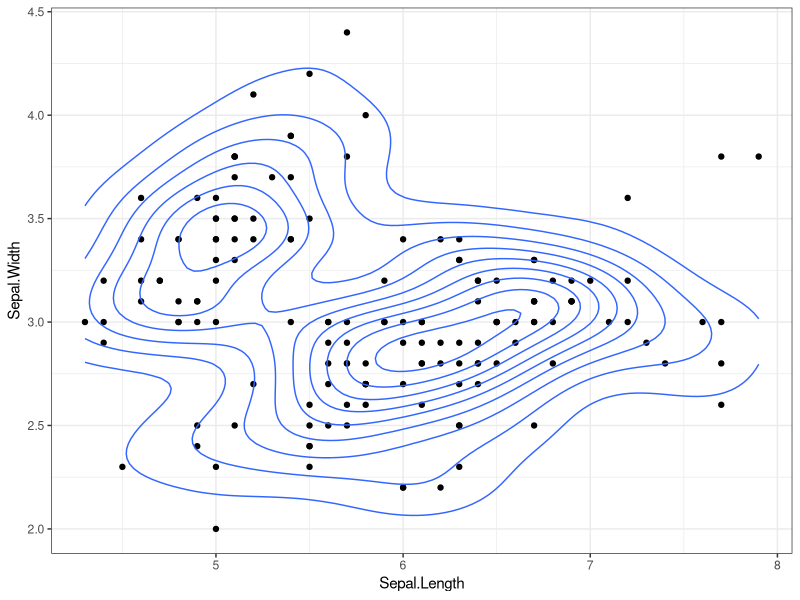
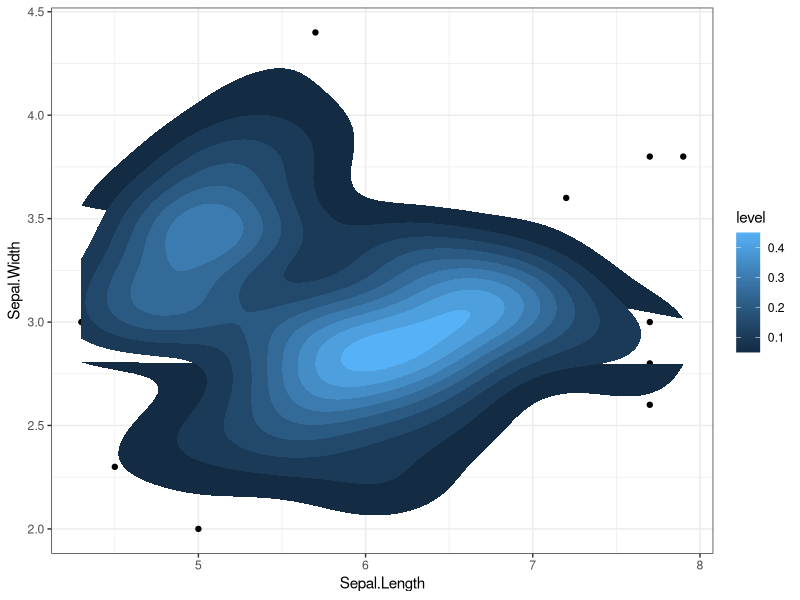
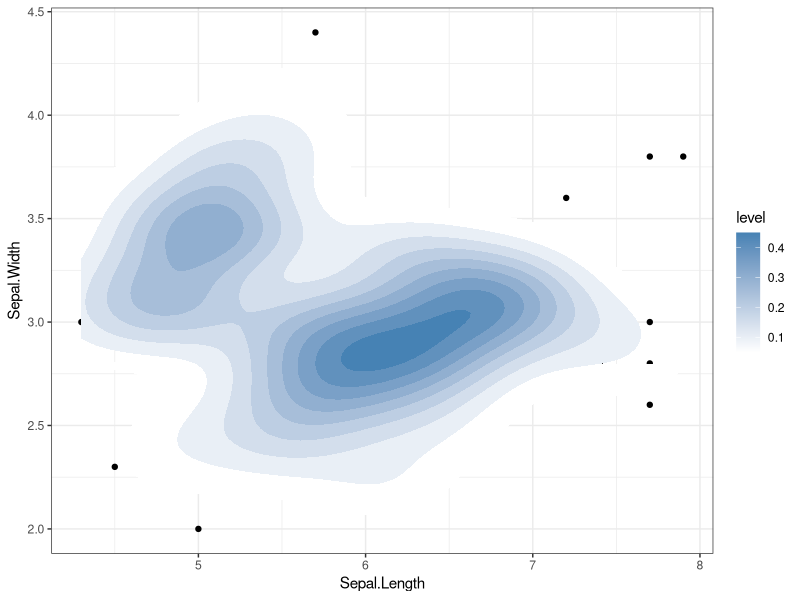
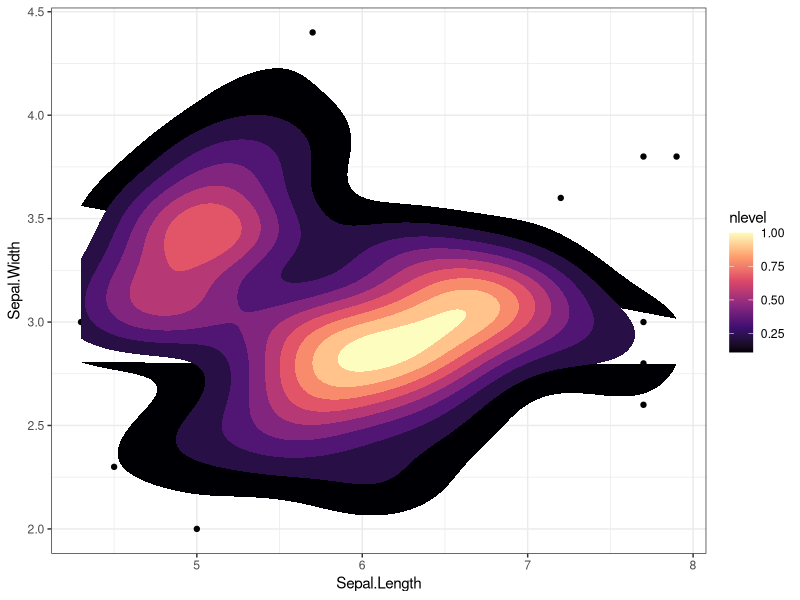
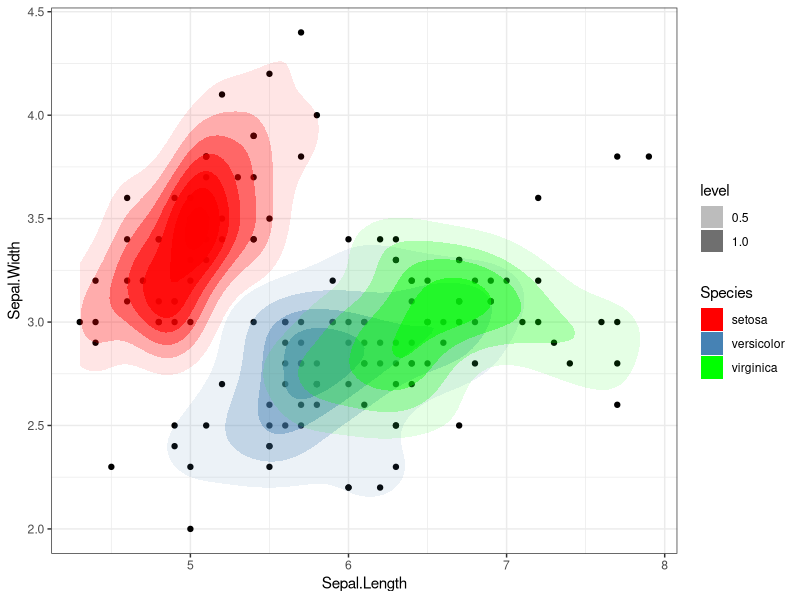
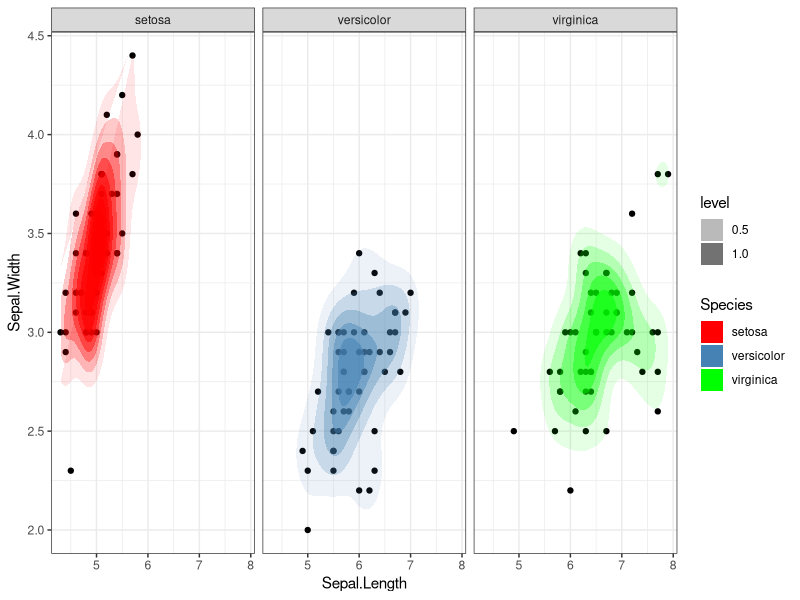
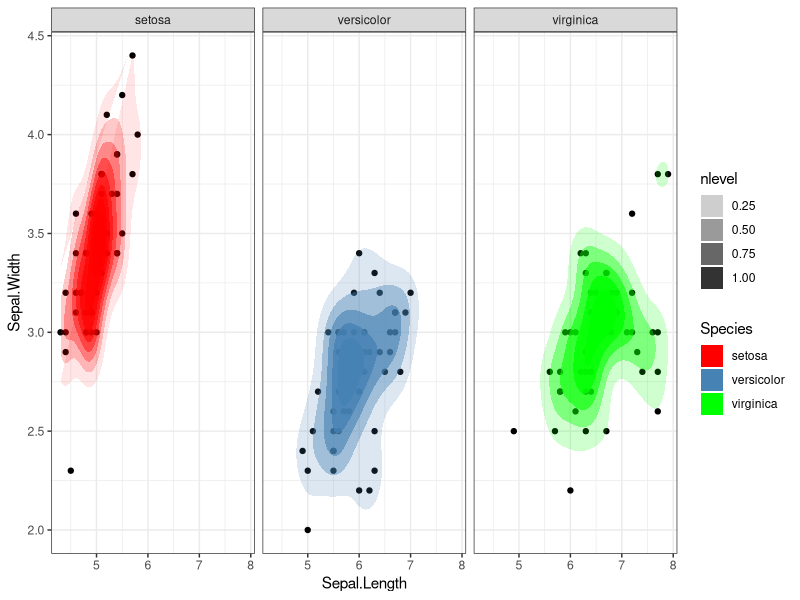
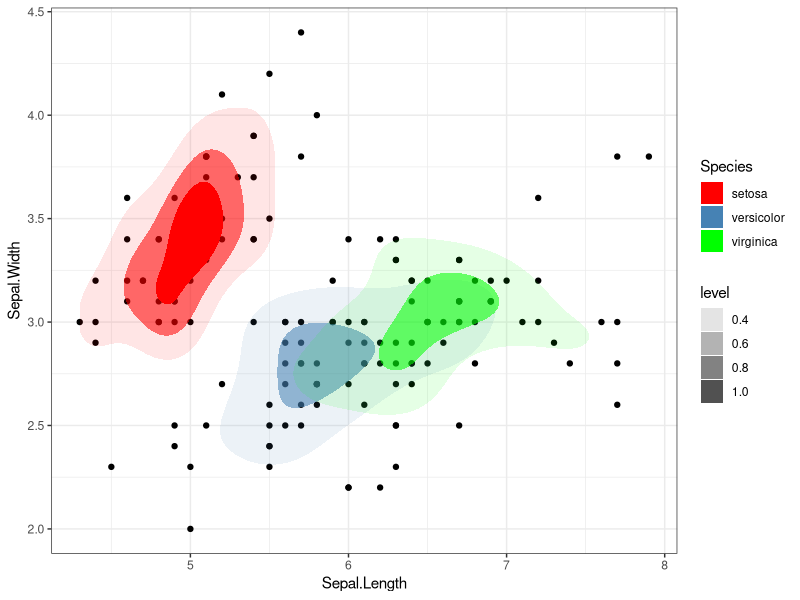

Generate these figures, in order, with R: (Note: this script raises an error after producing the figures.)
#
#
#
#
#
#
#
#
#
#
knitr::opts_chunk$set(
    # fig.width = 6, 
    # fig.height = 3.8,
    fig.align = "center", 
    # fig.retina = 3,
    out.width = "100%", 
    collapse = TRUE
)
#
#
#
library(ggpubr)
library(MASS)
library(viridis)
library(patchwork)
library(tidyverse)
#
#
#
### Add 2d density estimation
plot_data <- iris |> mutate(Species = factor(Species)) |> as_tibble()

sp <- ggplot(plot_data, aes(x = Sepal.Length, y = Sepal.Width))+
    geom_point()+
    theme_bw()

### Show the countour only
sp + geom_density_2d()

### Show the area only, with gradient color
sp + stat_density_2d(aes(fill = ..level..), geom = "polygon")

### Change gradient color: custom
sp + stat_density_2d(aes(fill = ..level..), geom = "polygon") +
    gradient_fill(c("white", "steelblue"))

### Change gradient color: custom
sp + stat_density_2d(
    aes(
        fill = after_stat(nlevel)), geom = "polygon", 
        n = 200, bins = 10, contour = TRUE
) +
    scale_fill_viridis_c(option = "A")
    # gradient_fill(c("white", "steelblue"))

### Category data
sp + stat_density_2d(aes(alpha = ..level.., fill = Species), geom = "polygon") +
    scale_fill_manual(values = c("red", "steelblue", "green"))

sp + stat_density_2d(
    aes(alpha = ..level.., fill = Species), geom = "polygon",
     n = 200, bins = 10, contour = TRUE
) +
    scale_fill_manual(values = c("red", "steelblue", "green")) +
    facet_wrap(~Species)

sp + stat_density_2d(
    aes(alpha = after_stat(nlevel), fill = Species), geom = "polygon",
     n = 200, bins = 10, contour = TRUE
) +
    scale_fill_manual(values = c("red", "steelblue", "green")) +
    facet_wrap(~Species)

### By adding to stat_density_2d the argument bins to avoid overplotting, 
### control and draw the attention to a number of density areas in a very economical fashion.
sp + 
stat_density_2d(
    aes(alpha = ..level.., fill = Species), geom = "polygon", bins = 4
) +
    scale_fill_manual(values = c("red", "steelblue", "green"))

### Assigning manually the colours, NA for those levels we do not want to plot. Main disadvantage, we should know the number of levels and colours needed in advance (or compute them)
sp +
stat_density_2d(geom = "polygon", aes(fill = as.factor(..level..))) +
  scale_fill_manual(
    values = c(NA, NA, NA, NA, NA,"#BDD7E7", "#6BAED6", "#3182BD", "#08519C")
)

###
sp + geom_density_2d_filled() +
  scale_fill_brewer()

### Change the gradient color: RColorBrewer palette
sp + stat_density_2d(aes(fill = ..level..), geom = "polygon") +
    gradient_fill("YlOrRd")

### Area + contour
sp + stat_density_2d(aes(fill = ..level..), geom = "polygon", colour = "white") +
    gradient_fill("YlOrRd")

### Using raster
sp +
    stat_density_2d(aes(fill = ..density..), geom = "raster", contour = FALSE) +
    scale_x_continuous(expand = c(0, 0)) +
    scale_y_continuous(expand = c(0, 0)) +
    theme(legend.position = "none")

### Call the palette with a number
sp +
    stat_density_2d(aes(fill = ..density..), geom = "raster", contour = FALSE) +
    scale_fill_distiller(palette = 4, direction = -1) +
    scale_x_continuous(expand = c(0, 0)) +
    scale_y_continuous(expand = c(0, 0)) +
    theme(legend.position = "none")


### The direction argument allows to reverse the palette
sp +
    stat_density_2d(aes(fill = ..density..), geom = "raster", contour = FALSE) +
    scale_fill_distiller(palette = 4, direction = 1) +
    scale_x_continuous(expand = c(0, 0)) +
    scale_y_continuous(expand = c(0, 0)) +
    theme(legend.position = "none")


### Call the palette using a name.
sp +
    stat_density_2d(aes(fill = ..density..), geom = "raster", contour = FALSE) +
    scale_fill_distiller(palette = "Spectral", direction = 1) +
    scale_x_continuous(expand = c(0, 0)) +
    scale_y_continuous(expand = c(0, 0)) +
    theme(legend.position = "none")
#
#
#
plot_data <-
  data.frame(X = c(rnorm(300, 3, 2.5), rnorm(150, 7, 2)),
             Y = c(rnorm(300, 6, 2.5), rnorm(150, 2, 2)),
             Label = c(rep('A', 300), rep('B', 150)))


library(ggplot2)
library(MASS)
library(tidyr)
#Calculate the range
xlim <- range(plot_data$X)
ylim <-range(plot_data$Y)


#Genrate the kernel density for each group
newplot_data <- plot_data %>% group_by(Label) %>% do(Dens=kde2d(.$X, .$Y, n=100, lims=c(xlim,ylim)))

#Transform the density in  data.frame
newplot_data  %<>%  do(Label=.$Label, V=expand.grid(.$Dens$x,.$Dens$y), Value=c(.$Dens$z)) %>% do(data.frame(Label=.$Label,x=.$V$Var1, y=.$V$Var2, Value=.$Value))

#Untidy data and chose the value for each point.
#In this case chose the value of the label with highest value  
   newplot_data  %<>%   spread( Label,value=Value) %>%
        mutate(Level = if_else(A>B, A, B), Label = if_else(A>B,"A", "B"))
# Contour plot
ggplot(newplot_data, aes(x,y, z=Level, fill=Label, alpha=..level..))  + stat_contour(geom="polygon")

#
#
#
#
### Define the functio using kde2d
# Get density of points in 2 dimensions.
# @param x A numeric vector.
# @param y A numeric vector.
# @param n Create a square n by n grid to compute density.
# @return The density within each square.
get_density <- function(x, y, ...) {
  dens <- MASS::kde2d(x, y, ...)
  ix <- findInterval(x, dens$x)
  iy <- findInterval(y, dens$y)
  ii <- cbind(ix, iy)
  return(dens$z[ii])
}

### Example data
set.seed(1)
dat <- data.frame(
  x = c(
    rnorm(1e4, mean = 0, sd = 0.1),
    rnorm(1e3, mean = 0, sd = 0.1)
  ),
  y = c(
    rnorm(1e4, mean = 0, sd = 0.1),
    rnorm(1e3, mean = 0.1, sd = 0.2)
  )
)

### Split the plot into a 100 by 100 grid of squares and then color the points 
### by the estimated density in each square
dat$density <- get_density(dat$x, dat$y, n = 100)

### Points are overplotted, so you can’t see the peak density:
ggplot(dat) + geom_point(aes(x, y))

ggplot(dat) + geom_point(aes(x, y, color = density)) + 
    scale_color_viridis()

### set n = 15 (the squares in the grid are too big)
dat$density <- get_density(dat$x, dat$y, n = 15)
ggplot(dat) + geom_point(aes(x, y, color = density)) + 
    scale_color_viridis()

### And what if you modify the bandwidth of the normal kernel with h = c(1, 1)?
dat$density <- get_density(dat$x, dat$y, h = c(1, 1), n = 100)
ggplot(dat) + geom_point(aes(x, y, color = density)) + scale_color_viridis()
#
#
#
#| eval: false

# Generate example data
set.seed(123)
df <- data.frame(matrix(rnorm(1000), ncol=10))
df$type <- sample(c("WT", "MUT/HET"), nrow(df), replace = TRUE)

# Perform UMAP
umap_result <- umap(df %>% select(-type))

# Prepare data for plotting
umap_df <- as.data.frame(umap_result$layout)
colnames(umap_df) <- c("UMAP1", "UMAP2")
umap_df$type <- df$type

# Function to create density plots with customized legend
plot_density <- function(data, title, color_low, color_high) {
  ggplot(data, aes(x = UMAP1, y = UMAP2)) +
    geom_density_2d_filled(aes(fill = after_stat(level)), bins = 30) +  # Ensure enough bins for continuous fill
    scale_fill_gradient(low = color_low, high = color_high, name = "Density", 
                        labels = c("Low", "High")) +
    theme_minimal() +
    labs(title = title) +
    theme(
      legend.position = "top",
      legend.title = element_text(size = 10),
      legend.text = element_text(size = 8),
      plot.title = element_text(hjust = 0.5)
    ) +
    guides(fill = guide_colorbar(barwidth = 7, barheight = 1,
                                 title.position = "top", title.hjust = 0.5,
                                 label.position = "bottom"))
}

# WT Density Plot
wt_density_plot <- plot_density(umap_df %>% filter(type == "WT"), "WT density", "white", "blue")

# Display the plot
print(wt_density_plot)

#
#
#
